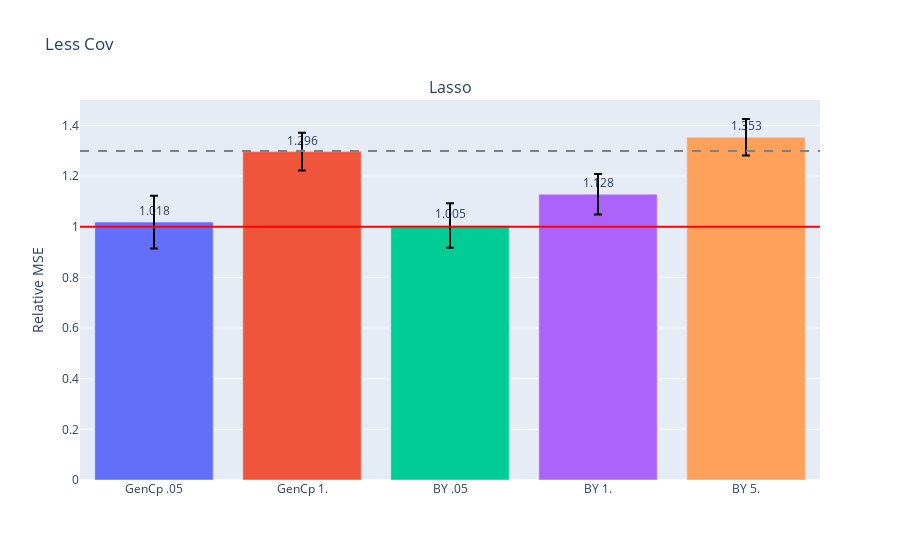

Notebook code for this chart:
### Code cell
less_fig = gen_model_barplots(
    less_model_errs,
    model_names,
    est_names,
    "Less Cov ",# + title,
    has_elev_err=True,
    err_bars=True,
)
less_fig.show()

### Figure 1 — Plotly figure (JSON) as saved in the notebook; plotly's stock layout.template omitted (floating-point values rounded to 4 significant figures)
{"data": [{"error_y": {"array": [0.1039, 0.07444, 0.08823, 0.07998, 0.07193], "color": "black", "type": "data"}, "marker": {"color": ["#636EFA", "#EF553B", "#00CC96", "#AB63FA", "#FFA15A", "#19D3F3", "#FF6692", "#B6E880", "#FF97FF", "#FECB52"]}, "text": [1.018, 1.296, 1.005, 1.128, 1.353], "textposition": "outside", "type": "bar", "x": ["GenCp .05", "GenCp 1.", "BY .05", "BY 1.", "BY 5."], "xaxis": "x", "y": [1.018, 1.296, 1.005, 1.128, 1.353], "yaxis": "y"}], "layout": {"annotations": [{"font": {"size": 16}, "showarrow": false, "text": "Lasso", "x": 0.5, "xanchor": "center", "xref": "paper", "y": 1, "yanchor": "bottom", "yref": "paper"}], "shapes": [{"line": {"color": "red"}, "type": "line", "x0": 0, "x1": 1, "xref": "x domain", "y0": 1, "y1": 1, "yref": "y"}, {"line": {"color": "grey", "dash": "dash"}, "type": "line", "x0": 0, "x1": 1, "xref": "x domain", "y0": 1.299, "y1": 1.299, "yref": "y"}], "title": {"text": "Less Cov "}, "xaxis": {"anchor": "y", "domain": [0, 1]}, "yaxis": {"anchor": "x", "domain": [0, 1], "title": {"text": "Relative MSE"}}}}
